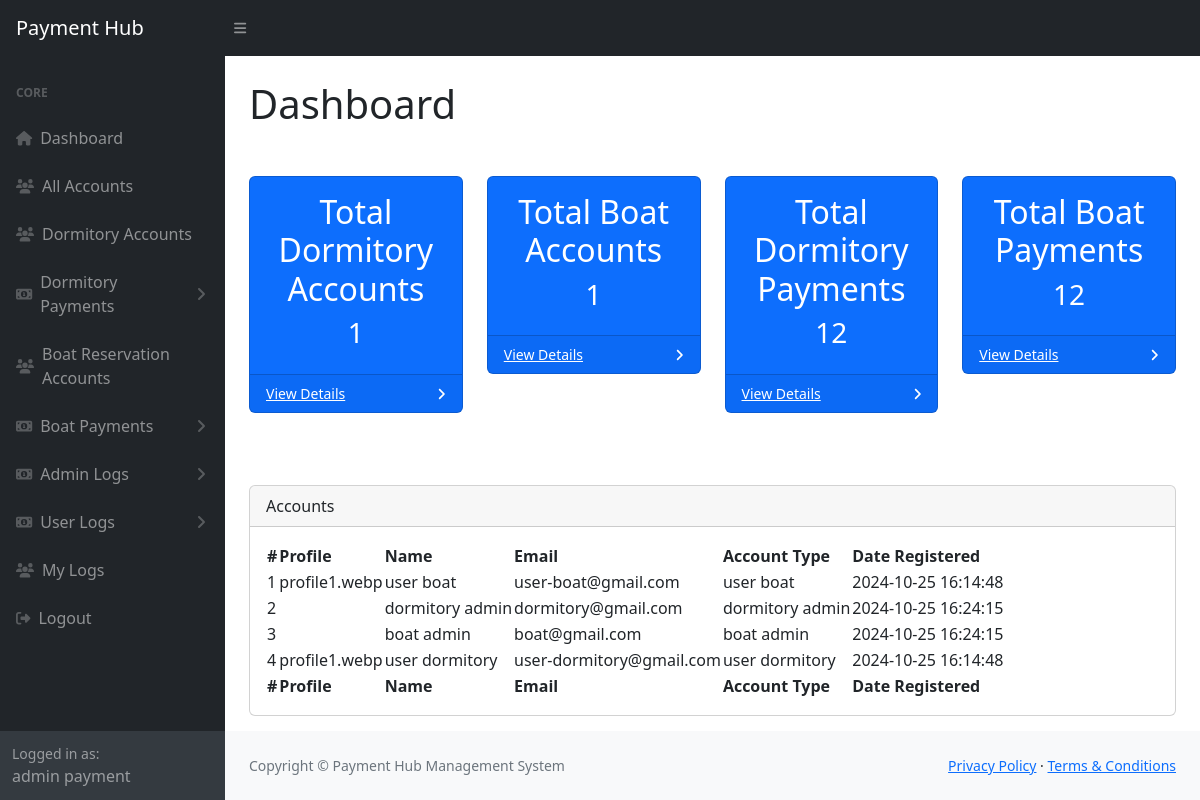
The app's page /admin/payment-admin/payment-adminDashboard.php (signed in) with its own data.
### tables this page shows
CREATE TABLE `accounts` (
  `id` int(11) NOT NULL,
  `image` varchar(255) NOT NULL,
  `name` varchar(80) NOT NULL,
  `email` varchar(100) NOT NULL,
  `password` varchar(100) NOT NULL,
  `user_type` varchar(50) NOT NULL,
  `date_registered` datetime NOT NULL DEFAULT current_timestamp()
);

### admin/payment-admin/payment-adminDashboard.php (the view, shortened to what this page needs)
<?php
    include('payment-header.php');
?>
<main>
    <div class="container-fluid px-4">
        <h1 class="mt-4">Dashboard</h1>
        <div class="row mt-5">
            <div class="col-xl-3 col-md-5">
                <div class="card bg-primary mb-4">
                    <div class="card-body text-center text-white">
                        <h2>Total Dormitory Accounts</h2>
                        <?php
                            $query = "SELECT * FROM accounts WHERE user_type = 'user dormitory'";
                            $run_query = mysqli_query($connection, $query);
                            if ($run_query) {
                                $row = mysqli_num_rows($run_query);
                                echo '<h3>' . $row . '</h3>';
                            } else {
                                echo '<h3>Error: Could not retrieve data.</h3>';
                            }
                        ?>
                    </div>
                    <div class="card-footer d-flex align-items-center justify-content-between">
                        <a class="small text-white stretched-link" href="#">View Details</a>
                        <div class="small text-white"><i class="fas fa-angle-right"></i></div>
                    </div>
                </div>
            </div>
            <div class="col-xl-3 col-md-5">
                <div class="card bg-primary mb-4">
                    <div class="card-body text-center text-white">
                        <h2>Total Boat Accounts</h2>
                        <?php
                            $query = "SELECT * FROM accounts WHERE user_type = 'user boat'";
                            $run_query = mysqli_query($connection, $query);
                            if ($run_query) {
                                $row = mysqli_num_rows($run_query);
                                echo '<h3>' . $row . '</h3>';
                            } else {
                                echo '<h3>Error: Could not retrieve data.</h3>';
                            }
                        ?>
                    </div>
                    <div class="card-footer d-flex align-items-center justify-content-between">
                        <a class="small text-white stretched-link" href="#">View Details</a>
                        <div class="small text-white"><i class="fas fa-angle-right"></i></div>
                    </div>
                </div>
            </div>
            <div class="col-xl-3 col-md-5">
                <div class="card bg-primary mb-4">
                    <div class="card-body text-center text-white">
                        <h2>Total Dormitory Payments</h2>
                        <h3>12</h3>
                    </div>
                    <div class="card-footer d-flex align-items-center justify-content-between">
                        <a class="small text-white stretched-link" href="#">View Details</a>
                        <div class="small text-white"><i class="fas fa-angle-right"></i></div>
                    </div>
                </div>
            </div>
            <div class="col-xl-3 col-md-5">
                <div class="card bg-primary mb-4">
                    <div class="card-body text-center text-white">
                        <h2>Total Boat Payments</h2>
                        <h3>12</h3>
                    </div>
                    <div class="card-footer d-flex align-items-center justify-content-between">
                        <a class="small text-white stretched-link" href="#">View Details</a>
                        <div class="small text-white"><i class="fas fa-angle-right"></i></div>
                    </div>
                </div>
            </div>
        </div>
        <div class="card mt-5">
            <div class="card-header">
                Accounts
            </div>
            <div class="card-body">
                <table id="datatablesSimple">
                    <thead>
                        <tr>
                            <th>#</th>
                            <th>Profile</th>
                            <th>Name</th>
                            <th>Email</th>
                            <th>Account Type</th>
                            <th>Date Registered</th>
                        </tr>
                    </thead>
                    <tfoot>
                        <tr>
                            <th>#</th>
                            <th>Profile</th>
                            <th>Name</th>
                            <th>Email</th>
                            <th>Account Type</th>
                            <th>Date Registered</th>
                        </tr>
                    </tfoot>
                    <tbody>
                        <?php
                        $sql = "SELECT * FROM accounts WHERE user_type != 'payment admin' ORDER BY id DESC";
                        $result = $connection->query($sql);
                        if ($result->num_rows > 0) {
                            $count = 1;
                            while ($row = $result->fetch_assoc()) {
                                echo "<tr>
                                            <td>{$count}</td>
                                            <td>{$row['image']}</td>
                                            <td>{$row['name']}</td>
                                            <td>{$row['email']}</td>
                                            <td>{$row['user_type']}</td>
                                            <td>{$row['date_registered']}</td>
                                        </tr>";
                                $count++;
                            }
                        } else {
                            echo "<tr><td colspan='6' class='text-center'>No students found.</td></tr>";
                        }
                        ?>
                    </tbody>
                </table>
            </div>
        </div>
    </div>
</main>
<?php include("../../components/footer.php"); ?>
<?php include("../../components/scripts.php"); ?>

### admin/payment-admin/payment-header.php (shortened to what this page needs)
<?php
    $id = $_SESSION['id'];
    include('../../connection/connection.php');
    $sql = "SELECT * FROM accounts WHERE id = $id";
    $result = $connection->query($sql);
    if ($result->num_rows > 0) {
        $user = $result->fetch_assoc();
    } else {
        die('Account not found.');
    }
?>
<!DOCTYPE html>
<html lang="en">
    <head>
        <link href="https://cdn.jsdelivr.net/npm/simple-datatables@7.1.2/dist/style.min.css" rel="stylesheet" />
        <link href="../../css/dashboard.css" rel="stylesheet" />
    </head>
    <body class="sb-nav-fixed">
        <nav class="sb-topnav navbar navbar-expand navbar-dark bg-dark">
            <a class="navbar-brand ps-3" href="payment-adminDashboard.php">Payment Hub</a>
            <button class="btn btn-link btn-sm order-1 order-lg-0 me-4 me-lg-0" id="sidebarToggle" href="#!"><i class="fas fa-bars"></i></button>
        </nav>
        <div id="layoutSidenav">
            <div id="layoutSidenav_nav">
                <nav class="sb-sidenav accordion sb-sidenav-dark" id="sidenavAccordion">
                    <div class="sb-sidenav-menu">
                        <div class="nav">
                            <div class="sb-sidenav-menu-heading">Core</div>
                            <a class="nav-link" href="payment-adminDashboard.php">
                                <div class="sb-nav-link-icon"><i class="fas fa-home"></i></div>
                                Dashboard
                            </a>
                            <a class="nav-link" href="all-accounts.php">
                                <div class="sb-nav-link-icon"><i class="fas fa-users"></i></div>
                                All Accounts
                            </a>
                            <a class="nav-link" href="dormitory-accounts.php">
                                <div class="sb-nav-link-icon"><i class="fas fa-users"></i></div>
                                Dormitory Accounts
                            </a>
                            <a class="nav-link collapsed" href="#" data-bs-toggle="collapse" data-bs-target="#collapseLayouts" aria-expanded="false" aria-controls="collapseLayouts">
                                <div class="sb-nav-link-icon"><i class="fas fa-money-bill-alt"></i></div>
                                Dormitory Payments
                                <div class="sb-sidenav-collapse-arrow"><i class="fas fa-angle-down"></i></div>
                            </a>
                            <a class="nav-link" href="boat-accounts.php">
                                <div class="sb-nav-link-icon"><i class="fas fa-users"></i></div>
                                Boat Reservation Accounts
                            </a>
                            <a class="nav-link collapsed" href="#" data-bs-toggle="collapse" data-bs-target="#Boat" aria-expanded="false" aria-controls="Boat">
                                <div class="sb-nav-link-icon"><i class="fas fa-money-bill-alt"></i></div>
                                Boat Payments
                                <div class="sb-sidenav-collapse-arrow"><i class="fas fa-angle-down"></i></div>
                            </a>
                            <a class="nav-link collapsed" href="#" data-bs-toggle="collapse" data-bs-target="#AdminLogs" aria-expanded="false" aria-controls="AdminLogs">
                                <div class="sb-nav-link-icon"><i class="fas fa-money-bill-alt"></i></div>
                                Admin Logs
                                <div class="sb-sidenav-collapse-arrow"><i class="fas fa-angle-down"></i></div>
                            </a>
                            <a class="nav-link collapsed" href="#" data-bs-toggle="collapse" data-bs-target="#UserLogs" aria-expanded="false" aria-controls="UserLogs">
                                <div class="sb-nav-link-icon"><i class="fas fa-money-bill-alt"></i></div>
                                User Logs
                                <div class="sb-sidenav-collapse-arrow"><i class="fas fa-angle-down"></i></div>
                            </a>
                            <a class="nav-link" href="my-logs.php">
                                <div class="sb-nav-link-icon"><i class="fas fa-users"></i></div>
                                My Logs
                            </a>
                            <a class="nav-link" href="../../logout.php">
                                <div class="sb-nav-link-icon"><i class="fas fa-sign-out-alt"></i></div>
                                Logout
                            </a>
                        </div>
                    </div>
                    <div class="sb-sidenav-footer">
                        <div class="small">Logged in as:</div>
                        <?php echo $user['name']; ?>
                    </div>
                </nav>
            </div>
            <div id="layoutSidenav_content">

### records on screen
accounts: name "admin payment"
accounts: image "profile1.webp", name "user boat", email "user-boat@gmail.com", user_type "user boat", date_registered "2024-10-25 16:14:48"
accounts: name "dormitory admin", email "dormitory@gmail.com", user_type "dormitory admin", date_registered "2024-10-25 16:24:15"
accounts: name "boat admin", email "boat@gmail.com", user_type "boat admin", date_registered "2024-10-25 16:24:15"
accounts: image "profile1.webp", name "user dormitory", email "user-dormitory@gmail.com", user_type "user dormitory", date_registered "2024-10-25 16:14:48"

### other values on screen
$row "1"
